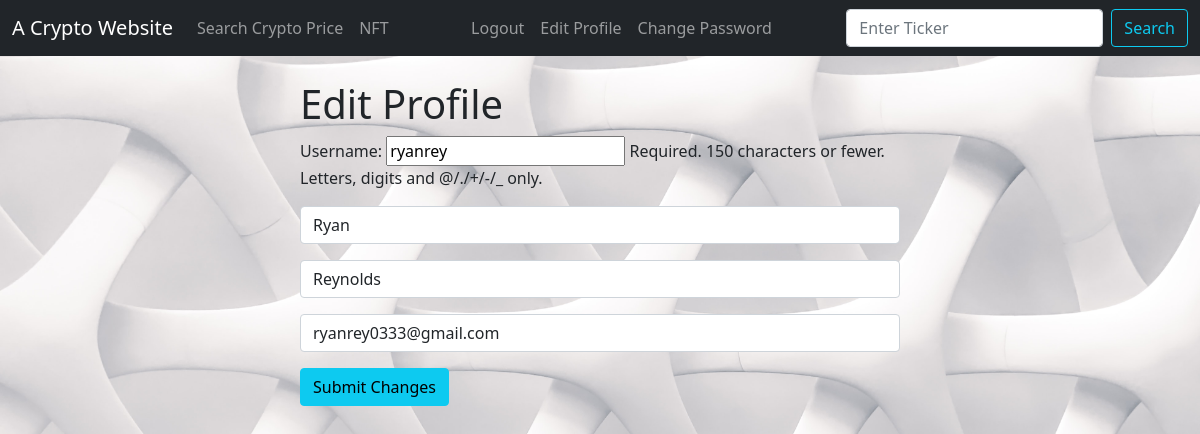
Screenshot of /edit_profile/ (signed in) with the database file from the repository.
### accounts/models.py (models this page shows, shortened)
class Account(AbstractBaseUser):
    first_name = models.CharField(max_length = 50)
    last_name = models.CharField(max_length = 50)
    username = models.CharField(max_length = 50, unique = True)
    email = models.EmailField(max_length = 100, unique = True)
    phone_number = models.CharField(max_length = 50)
    date_joined = models.DateTimeField(auto_now_add = True)
    last_login = models.DateTimeField(auto_now_add = True)
    is_admin = models.BooleanField(default = False)
    is_staff = models.BooleanField(default = False)
    is_active = models.BooleanField(default = False)
    is_superadmin = models.BooleanField(default = False)
    USERNAME_FIELD = 'email'
    REQUIRED_FIELDS = ['username', 'first_name', 'last_name']
    objects = AccountManager()

### crypto/views.py (the view)
# urls.py: path('edit_profile/', views.edit_profile, name="edit_profile"),
def edit_profile(request):
    if request.method == 'POST':
        form = EditProfileForm(request.POST, instance=request.user)
        if form.is_valid():
            form.save()
            messages.success(request, ('You have successfully updated your profile information!'))
            return redirect('home')
    else:
        form = EditProfileForm(instance=request.user)
    context = {'form': form}
    return render(request, 'authenticate/edit_profile.html', context)

### crypto/forms.py
class EditProfileForm(UserChangeForm):
    email = forms.EmailField(label="", widget=forms.TextInput(attrs={'class': 'form-control', 'placeholder': 'Enter Email'}))
    first_name = forms.CharField(label="", max_length=100, widget=forms.TextInput(attrs={'class': 'form-control', 'placeholder': 'Enter First Name'}))
    last_name = forms.CharField(label="", max_length=100, widget=forms.TextInput(attrs={'class': 'form-control', 'placeholder': 'Enter Last Name'}))
    password = forms.CharField(label="", widget=forms.TextInput(attrs={'type': 'hidden'}))
    class Meta:
        model = User
        fields = ('username', 'first_name', 'last_name', 'email', 'password',)

### crypto/templates/authenticate/edit_profile.html (shortened to what this page needs)
{% extends 'base.html' %}
{% block content %}
    <div class="col-md-6 offset-md-3">
        <h1>Edit Profile</h1>
        <form method="POST" action="{% url 'edit_profile' %}">
        {{form.as_p}}
            <input type="submit" value="Submit Changes" class="btn btn-info">
        </form>
    </div>
{% endblock %}

### static/css/style.css (style rules this page uses)
#image-bg { background-image: url("/static/crypto/media/bg_links.jpg"); background-repeat: repeat; background-size: cover; background-attachment: fixed; }

### rows the page displays
Account: username "ryanrey", first_name "Ryan", last_name "Reynolds", email "ryanrey0333@gmail.com"
